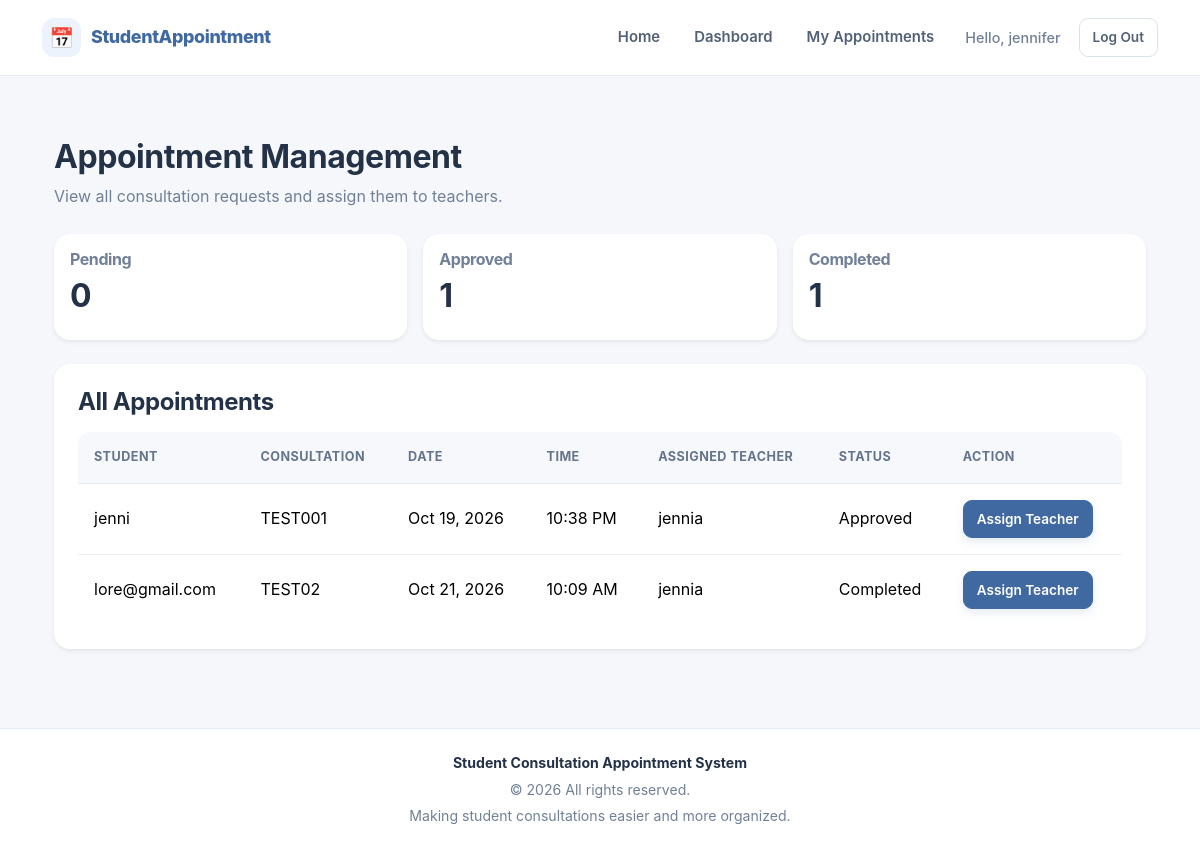
The page /management/appointments/ (signed in) on the database its author committed.
### Alcomendras_App/models.py (models this page shows, shortened)
class Appointment(models.Model):
    STATUS_CHOICES = [
        ('pending', 'Pending'),
        ('approved', 'Approved'),
        ('rejected', 'Rejected'),
        ('completed', 'Completed'),
        ('cancelled', 'Cancelled'),
    ]
    student = models.ForeignKey(
        User,
        on_delete=models.CASCADE,
        related_name='student_appointments'
    )
    assigned_teacher = models.ForeignKey(
    User,
    on_delete=models.SET_NULL,
    null=True,
    blank=True,
    related_name='assigned_appointments'
)
    consultation_title = models.CharField(max_length=150)
    description = models.TextField()
    consultation_date = models.DateField()
    consultation_time = models.TimeField()
    location = models.CharField(max_length=150, blank=True)
    status = models.CharField(
        max_length=20,
        choices=STATUS_CHOICES,
        default='pending'
    )
    staff_remarks = models.TextField(blank=True)
    created_at = models.DateTimeField(auto_now_add=True)
    updated_at = models.DateTimeField(auto_now=True)
    class Meta:
        ordering = ['consultation_date', 'consultation_time']

### Alcomendras_App/views.py (the view)
@login_required
def admin_appointments(request):
    require_admin(request.user)
    appointments = Appointment.objects.select_related(
        'student',
        'assigned_teacher',
    ).all().order_by(
        'consultation_date',
        'consultation_time',
    )
    context = {
        'appointments': appointments,
        'pending_count': appointments.filter(
            status='pending'
        ).count(),
        'approved_count': appointments.filter(
            status='approved'
        ).count(),
        'completed_count': appointments.filter(
            status='completed'
        ).count(),
    }
    return render(
        request,
        'StudentAppointment/admin_appointments.html',
        context,
    )

### Alcomendras_App/views.py (called while the page is built)
def is_admin(user):
    return user.is_authenticated and user.is_superuser

def require_admin(user):
    if not is_admin(user):
        raise PermissionDenied(
            'Only administrators can access this page.'
        )

### Alcomendras_App/templates/StudentAppointment/admin_appointments.html
{% extends 'StudentAppointment/base.html' %}
{% block content %}
<div class="container py-4">
    <div class="mb-4">
        <h2>Appointment Management</h2>
        <p class="text-muted">View all consultation requests and assign them to teachers.</p>
    </div>
    <div class="row g-3 mb-4">
        <div class="col-md-4">
            <div class="card shadow-sm border-0 p-3">
                <h6 class="text-muted">Pending</h6>
                <h2>{{ pending_count }}</h2>
            </div>
        </div>
        <div class="col-md-4">
            <div class="card shadow-sm border-0 p-3">
                <h6 class="text-muted">Approved</h6>
                <h2>{{ approved_count }}</h2>
            </div>
        </div>
        <div class="col-md-4">
            <div class="card shadow-sm border-0 p-3">
                <h6 class="text-muted">Completed</h6>
                <h2>{{ completed_count }}</h2>
            </div>
        </div>
    </div>
    <div class="card shadow-sm border-0">
        <div class="card-body">
            <h4 class="mb-3">All Appointments</h4>
            {% if appointments %}
                <div class="table-responsive">
                    <table class="table table-hover align-middle">
                        <thead>
                            <tr>
                                <th>Student</th>
                                <th>Consultation</th>
                                <th>Date</th>
                                <th>Time</th>
                                <th>Assigned Teacher</th>
                                <th>Status</th>
                                <th>Action</th>
                            </tr>
                        </thead>
                        <tbody>
                            {% for appointment in appointments %}
                                <tr>
                                    <td>{{ appointment.student.username }}</td>
                                    <td>{{ appointment.consultation_title }}</td>
                                    <td>{{ appointment.consultation_date|date:"M d, Y" }}</td>
                                    <td>{{ appointment.consultation_time|time:"g:i A" }}</td>
                                    <td>
                                        {% if appointment.assigned_teacher %}
                                            {{ appointment.assigned_teacher.username }}
                                        {% else %}
                                            <span class="text-muted">Unassigned</span>
                                        {% endif %}
                                    </td>
                                    <td>{{ appointment.get_status_display }}</td>
                                    <td>
                                        <a href="{% url 'admin_assign_appointment' appointment.pk %}"
                                           class="btn btn-sm btn-primary">
                                            Assign Teacher
                                        </a>
                                    </td>
                                </tr>
                            {% endfor %}
                        </tbody>
                    </table>
                </div>
            {% else %}
                <div class="text-center py-5">
                    <h5>No appointments found</h5>
                    <p class="text-muted mb-0">Submitted appointments will appear here.</p>
                </div>
            {% endif %}
        </div>
    </div>
</div>
{% endblock %}

### Alcomendras_App/templates/StudentAppointment/base.html (shortened to what this page needs)
<!DOCTYPE html>
<html lang="en">
<head>
    <link href="https://cdn.jsdelivr.net/npm/bootstrap@5.3.3/dist/css/bootstrap.min.css" rel="stylesheet">
</head>
<body>
<nav class="navbar navbar-expand-lg sticky-top">
    <div class="container">
        <a class="navbar-brand" href="{% url 'home' %}">
            <span class="brand-icon" aria-hidden="true">&#128197;</span>
            <span>StudentAppointment</span>
        </a>
        <div class="collapse navbar-collapse" id="mainNavbar">
            <ul class="navbar-nav ms-auto align-items-lg-center gap-lg-2">
                <li class="nav-item">
                    <a class="nav-link" href="{% url 'home' %}">Home</a>
                </li>
                {% if user.is_authenticated %}
                    <li class="nav-item">
                        <a class="nav-link" href="{% url 'dashboard' %}">Dashboard</a>
                    </li>
                    <li class="nav-item">
                        <a class="nav-link" href="{% url 'appointment_list' %}">My Appointments</a>
                    </li>
                    <li class="nav-item">
                        <span class="user-greeting d-block">
                            Hello, {{ user.username }}
                        </span>
                    </li>
                    <li class="nav-item">
                        <form method="post" action="{% url 'logout' %}">
                            <button type="submit" class="btn btn-outline-secondary btn-sm">
                                Log Out
                            </button>
                        </form>
                    </li>
                {% endif %}
            </ul>
        </div>
    </div>
</nav>
<main class="page-content">
    <div class="container">
        {% block content %}{% endblock %}
    </div>
</main>
<footer>
    <div class="container">
        <div class="footer-title">
            Student Consultation Appointment System
        </div>
        <div>
            &copy; {% now "Y" %} All rights reserved.
        </div>
        <div class="mt-1">
            Making student consultations easier and more organized.
        </div>
    </div>
</footer>
</body>
</html>

### Alcomendras_App/templates/StudentAppointment/base.html (style rules this page uses)
:root { --primary: #4169a1; --primary-dark: #2d4e7c; --primary-light: #edf3fc; --background: #f5f7fb; --surface: #ffffff; --text: #243247; --muted: #718096; --border: #e4eaf2; --shadow: 0 8px 28px rgba(35, 55, 80, 0.06); --radius: 16px; }
* { box-sizing: border-box; }
html { scroll-behavior: smooth; }
body { background: var(--background); color: var(--text); font-family: Inter, "Segoe UI", Arial, sans-serif; min-height: 100vh; display: flex; flex-direction: column; line-height: 1.6; }
a { text-decoration: none; }
.navbar { background: rgba(255, 255, 255, 0.96); border-bottom: 1px solid var(--border); padding: 13px 0; backdrop-filter: blur(12px); }
.navbar-brand { display: inline-flex; align-items: center; gap: 10px; color: var(--primary) !important; font-weight: 800; font-size: 1.12rem; letter-spacing: -0.4px; }
.brand-icon { display: inline-flex; align-items: center; justify-content: center; width: 39px; height: 39px; background: var(--primary-light); color: var(--primary); border-radius: 12px; font-size: 1.25rem; }
.nav-link { color: #526176; font-weight: 600; font-size: 0.93rem; padding: 9px 13px !important; border-radius: 9px; transition: color 0.2s ease, background 0.2s ease; }
.user-greeting { color: var(--muted); font-size: 0.9rem; font-weight: 500; padding: 8px 10px; }
.btn { border-radius: 10px; font-weight: 600; padding: 10px 17px; transition: transform 0.2s ease, background 0.2s ease, box-shadow 0.2s ease; }
.btn-primary { background: var(--primary); border-color: var(--primary); box-shadow: 0 4px 10px rgba(65, 105, 161, 0.13); }
.btn-outline-secondary { color: #536174; border-color: #d9e1eb; }
.btn-sm { padding: 8px 13px; border-radius: 9px; font-size: 0.85rem; }
.page-content { flex: 1; width: 100%; padding-top: 38px; padding-bottom: 55px; }
.card { background: var(--surface); border: 1px solid var(--border); border-radius: var(--radius); box-shadow: var(--shadow); overflow: hidden; }
.card-body { padding: 24px; }
h1, h2, h3, h4, h5, h6 { color: var(--text); font-weight: 750; letter-spacing: -0.45px; }
p { overflow-wrap: anywhere; }
.text-muted { color: var(--muted) !important; }
.table-responsive { border-radius: 12px; }
.table { --bs-table-bg: transparent; color: var(--text); margin-bottom: 0; vertical-align: middle; }
.table thead th { background: #f6f8fc; color: #64748b; border-bottom: 1px solid var(--border); font-size: 0.79rem; font-weight: 750; letter-spacing: 0.45px; text-transform: uppercase; white-space: nowrap; padding: 15px 16px; }
.table tbody td { border-bottom: 1px solid #edf0f5; padding: 16px; }
.table tbody tr:last-child td { border-bottom: 0; }
footer { background: #fff; border-top: 1px solid var(--border); color: var(--muted); padding: 23px 0; text-align: center; font-size: 0.88rem; margin-top: auto; }
footer .footer-title { color: var(--text); font-weight: 700; margin-bottom: 4px; }

### rows shown on the page
Appointment: student.username "jenni", consultation_title "TEST001", consultation_date "Oct 19, 2026", consultation_time "10:38 PM", assigned_teacher.username "jennia", status "Approved"
Appointment: student.username "lore@gmail.com", consultation_title "TEST02", consultation_date "Oct 21, 2026", consultation_time "10:09 AM", assigned_teacher.username "jennia", status "Completed"

### other values the page prints
{{ user.username }} "jennifer"
{{ pending_count }} "0"
{{ approved_count }} "1"
{{ completed_count }} "1"
